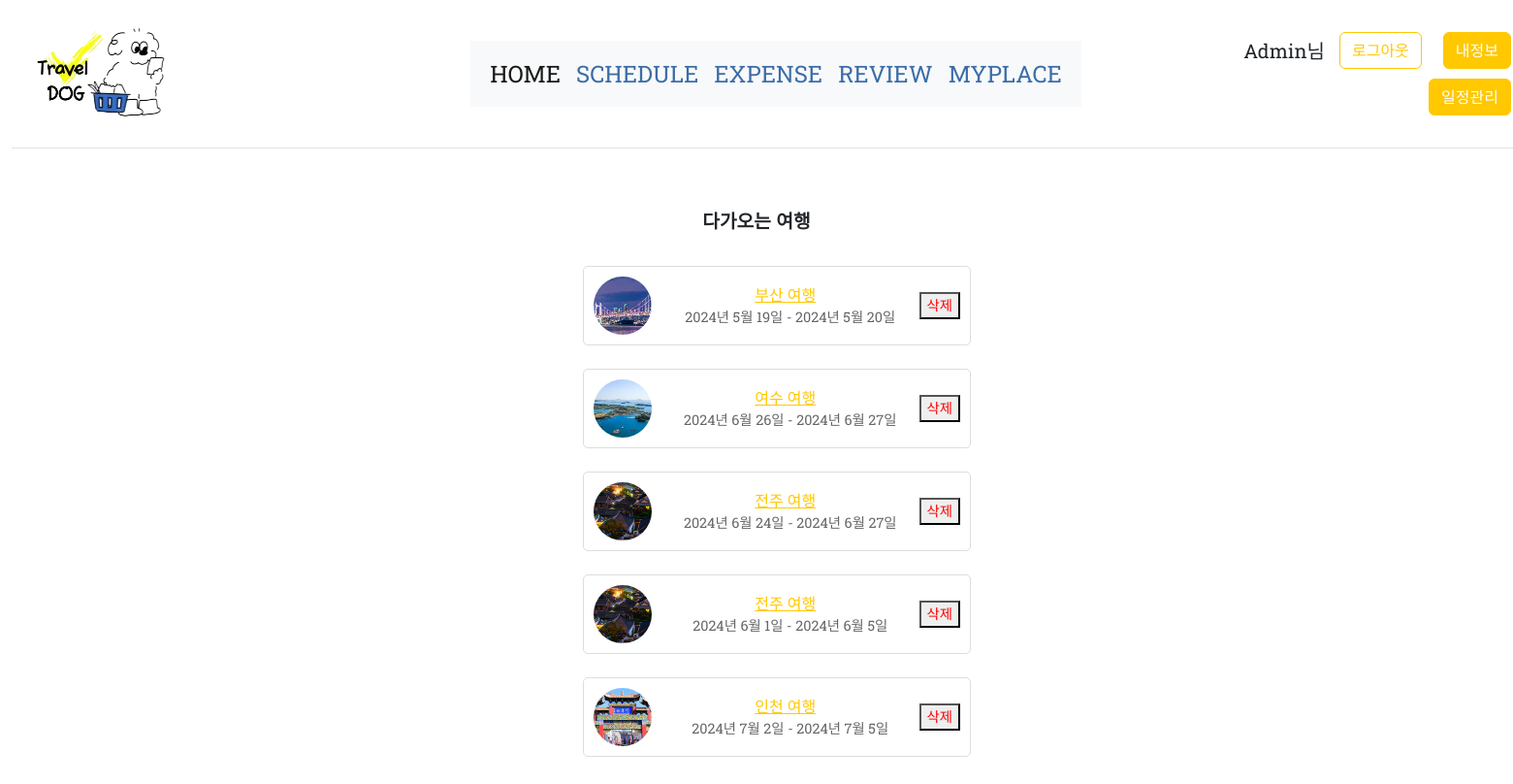
Page /managetrip/ (signed in) on the committed database.
### trips/models.py (models this page shows, shortened)
class Trip(models.Model):
    user = models.ForeignKey(User, on_delete=models.CASCADE)
    region = models.ForeignKey(Region, on_delete=models.CASCADE)
    start_date = models.DateField()
    end_date = models.DateField()

class Region(models.Model):
    name = models.CharField(max_length=100)
    image = models.FileField(upload_to='symbol/', blank=True, null=True)

### managetrip/views.py (the view)
# urls.py: path("", views.index),
@login_required
def index(request):
    username = request.user.username
    trip_list = list(Trip.objects.filter(user=request.user))
    content = {
        'username':username,
        'trip_list':trip_list,
    }
    return render(request, 'managetrip/index.html', content)

### template/managetrip/index.html (shortened to what this page needs)
{% extends 'index.html' %}
{% block content %}
<form method="post" enctype="multipart/form-data"> {% csrf_token %}
    <main>
        <div class="container">
            <div class="trip-section">
                <h2>다가오는 여행</h2>
                <ul>
                    {% for x in trip_list %}
                    <li class="trip-item my-4" style="width: 400px;">
                        <a href="{% url 'managetrip:M' x.id %}">
                            <img src="{{ x.region.image.url }}" alt="{{ x.region.name }}">
                        </a>
                        <div class="trip-details">
                            <div><a href="{% url 'managetrip:M' x.id %}">{{ x.region.name }} 여행</a></div>
                            <div class="trip-dates">{{ x.start_date }} - {{ x.end_date }}</div>
                        </div>
                        <button type='button' class="btn-delete" onclick="document.location.href='/managetrip/deletetrip/{{x.id}}'">삭제</button>
                    </li>
                    {% empty %}
                        <li>여행 목록이 없습니다.</li>
                    {% endfor %}
                </ul>
            </div>
        </div>
    </main>
</form>
{% endblock %}

### template/index.html (shortened to what this page needs)
<!DOCTYPE html>
<html lang="en">
<head>
  <link rel="stylesheet" href="https://cdn.jsdelivr.net/npm/bootstrap@5.3.3/dist/css/bootstrap.min.css">
  {% load static %}
  <link rel="stylesheet" type="text/css" href="{% static 'css/styles.css' %}">
</head>
<body>
<div class="container-fluid" style="width: 100rem; height: auto;">
    <header class="d-flex flex-wrap align-items-center justify-content-between py-3 mb-4 border-bottom">
      <div class="col-md-3 mb-2 mb-md-0 header-logo">
        <a href="/" class="d-inline-flex link-body-emphasis text-decoration-none">
          <img src="/static/강아지-로고_최종.png" alt="로고">
        </a>
      </div>
      <nav class="navbar navbar-expand-lg navbar-light bg-light">
        <div class="container-fluid">
          <div class="collapse navbar-collapse" id="navbarResponsive">
            <ul class="navbar-nav ms-auto text-uppercase py-4 py-lg-0" style="font-size: 1.5rem;">
              <li class="nav-item"><a class="nav-link active" href="/home/">HoME</a></li>
              <li class="nav-item"><a class="nav-link" href="/trips/index/">SCHEDULE</a></li>
              <li class="nav-item"><a class="nav-link" href="/expense/">EXPENSE</a></li>
              <li class="nav-item"><a class="nav-link" href="/review/index/">REVIEW</a></li>
              <li class="nav-item"><a class="nav-link" href="/myplace/">MYPLACE</a></li>
            </ul>
          </div>
        </div>
      </nav>
      <div class="col-md-3 text-end header-buttons">
        {% if not user.is_active %}
        <button type="button" class="btn btn-outline-primary me-2" onclick="document.location.href='/account/login/'" id="login">로그인</button>
        <button type="button" class="btn btn-primary" onclick="document.location.href='/account/register/'" id="join">회원가입</button>
        {% else %}
        <span class="text-capitalize fs-5 align-middle">
          {{ user }}님
        </span>
        <button type="button" class="btn btn-outline-primary me-2" onclick="document.location.href='/account/logout/'" id="logout">로그아웃</button>
        <button type="button" class="btn btn-primary" onclick="document.location.href='/account/myinfo/'" id="myinfo">내정보</button>
        <button type="button" class="btn btn-primary" onclick="document.location.href='/managetrip'" id="myinfo">일정관리</button>
        {% endif %}
      </div>
    </header>
  </div>
  <div class="container">
    {% block content %}{% endblock %}
  </div>
</body>
</html>

### template/index.html (style rules this page uses)
.header-logo { padding-left: 20px; }
.header-buttons { padding-right: 20px; }
.header-logo img { margin: 10px 0; }
.header-buttons .btn { margin: 5px 10px; }
.navbar-light { background-color: white; }
.navbar-light .nav-link { color: #3C6DA7; }

### rows in the picture
Trip: region.image (picture), region.name "부산", start_date "2024년 5월 19일", end_date "2024년 5월 20일"
Trip: region.image (picture), region.name "여수", start_date "2024년 6월 26일", end_date "2024년 6월 27일"
Trip: region.image (picture), region.name "전주", start_date "2024년 6월 24일", end_date "2024년 6월 27일"
Trip: region.image (picture), region.name "전주", start_date "2024년 6월 1일", end_date "2024년 6월 5일"
Trip: region.image (picture), region.name "인천", start_date "2024년 7월 2일", end_date "2024년 7월 5일"

### other values in the picture
{{ user }} "Admin"
